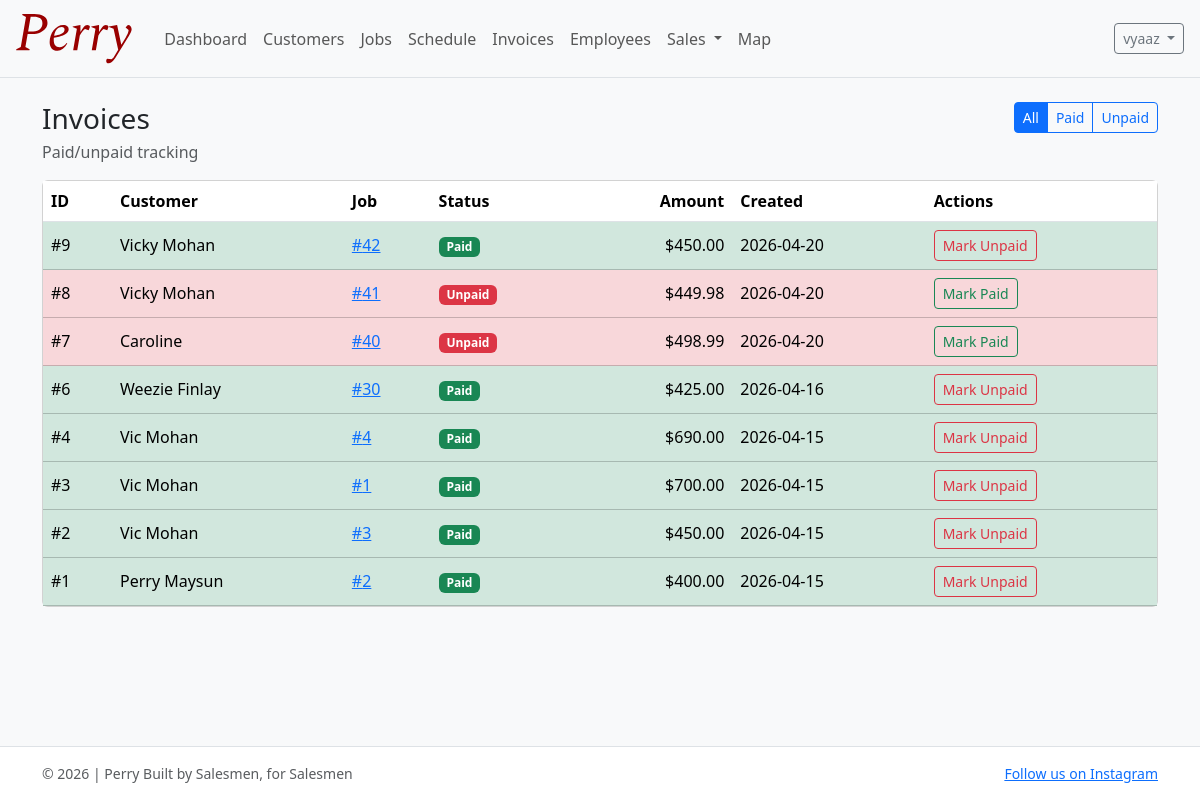
/invoices/ (signed in), run on the app's committed database.
### accounts/models.py (models this page shows, shortened)
class User(AbstractUser):
    email = models.EmailField(blank=True)
    phone_number = models.CharField(max_length=30, blank=True)
    role = models.CharField(max_length=20, choices=UserRole.choices, default=UserRole.SELLER)
    profile_image = models.ImageField(upload_to="profile_pics/", null=True, blank=True)
    commission_tier = models.CharField(
        max_length=20, choices=CommissionTier.choices, default=CommissionTier.AMATEUR
    )
    commission_override_percentage = models.DecimalField(
        max_digits=5,
        decimal_places=2,
        null=True,
        blank=True,
        help_text="If set, overrides the tier percentage (e.g. 12.5 for 12.5%).",
    )
    hire_date = models.DateField(null=True, blank=True, default=timezone.now)
    def get_full_name(self) -> str:  # type: ignore[override]
        full = f"{self.first_name} {self.last_name}".strip()
        return full or self.username

### invoices/models.py (models this page shows, shortened)
class Invoice(models.Model):
    customer = models.ForeignKey("customers.Customer", on_delete=models.PROTECT, related_name="invoices")
    job = models.OneToOneField("jobs.Job", on_delete=models.PROTECT, related_name="invoice")
    amount = models.DecimalField(max_digits=10, decimal_places=2)
    completion_date = models.DateField(null=True, blank=True)
    paid = models.BooleanField(default=False)
    created_at = models.DateTimeField(auto_now_add=True)
    class Meta:
        ordering = ["-created_at"]

### customers/models.py (models this page shows, shortened)
class Customer(models.Model):
    first_name = models.CharField(max_length=80)
    last_name = models.CharField(max_length=80)
    phone = models.CharField(max_length=30, blank=True)
    email = models.EmailField(blank=True)
    address = models.CharField(max_length=255, blank=True)
    city = models.CharField(max_length=120, blank=True)
    state = models.CharField(max_length=60, blank=True)
    zip_code = models.CharField(max_length=20, blank=True)
    notes = models.TextField(blank=True)
    first_job_date = models.DateField(null=True, blank=True)
    created_at = models.DateTimeField(auto_now_add=True)
    updated_at = models.DateTimeField(auto_now=True)
    class Meta:
        ordering = ["last_name", "first_name"]
    def __str__(self) -> str:
        return f"{self.first_name} {self.last_name}".strip()

### jobs/models.py (models this page shows, shortened)
class Job(models.Model):
    customer = models.ForeignKey("customers.Customer", on_delete=models.CASCADE, related_name="jobs")
    sale = models.OneToOneField("sales.Sale", on_delete=models.SET_NULL, null=True, blank=True, related_name="job")
    created_by = models.ForeignKey(
        settings.AUTH_USER_MODEL, on_delete=models.PROTECT, related_name="created_jobs"
    )
    assigned_cleaner = models.ForeignKey(
        settings.AUTH_USER_MODEL,
        on_delete=models.PROTECT,
        null=True,
        blank=True,
        related_name="assigned_jobs",
        limit_choices_to={"role__in": ["CLEANER", "BOTH"]},
    )
    job_type = models.CharField(max_length=30, choices=JobType.choices, default=JobType.WINDOW_WASH)
    description = models.TextField(blank=True)
    estimated_time = models.PositiveIntegerField(help_text="Minutes", default=120)  # 2 hours default
    price = models.DecimalField(max_digits=10, decimal_places=2, default=0)
    status = models.CharField(max_length=20, choices=JobStatus.choices, default=JobStatus.PENDING)
    scheduled_date = models.DateField(null=True, blank=True)
    scheduled_start_time = models.TimeField(null=True, blank=True)
    scheduled_end_time = models.TimeField(null=True, blank=True)
    completion_date = models.DateField(null=True, blank=True)
    created_at = models.DateTimeField(auto_now_add=True)
    class Meta:
        ordering = ["-created_at"]

### invoices/views.py (the view)
# urls.py: path("", invoice_list, name="invoice_list"),
@login_required
def invoice_list(request):
    status_filter = request.GET.get("status", "all")
    qs = Invoice.objects.select_related("customer", "job").order_by("-created_at")
    if status_filter == "paid":
        qs = qs.filter(paid=True)
    elif status_filter == "unpaid":
        qs = qs.filter(paid=False)
    invoices = qs[:200]
    return render(request, "invoices/invoice_list.html", {"invoices": invoices, "status_filter": status_filter})

### templates/invoices/invoice_list.html (shortened to what this page needs)
{% extends "base.html" %}
{% block content %}
  <div class="d-flex justify-content-between align-items-start gap-3 flex-wrap mb-3">
    <div>
      <h1 class="h3 mb-1">Invoices</h1>
      <div class="text-muted">Paid/unpaid tracking</div>
    </div>
    <div class="btn-group" role="group" aria-label="Invoice filter">
      <a href="?status=all" class="btn btn-sm {% if status_filter == 'all' %}btn-primary{% else %}btn-outline-primary{% endif %}">All</a>
      <a href="?status=paid" class="btn btn-sm {% if status_filter == 'paid' %}btn-primary{% else %}btn-outline-primary{% endif %}">Paid</a>
      <a href="?status=unpaid" class="btn btn-sm {% if status_filter == 'unpaid' %}btn-primary{% else %}btn-outline-primary{% endif %}">Unpaid</a>
    </div>
  </div>
  <div class="card">
    <div class="table-responsive">
      <table class="table mb-0 align-middle">
        <thead>
          <tr>
            <th>ID</th>
            <th>Customer</th>
            <th>Job</th>
            <th>Status</th>
            <th class="text-end">Amount</th>
            <th>Created</th>
            <th>Actions</th>
          </tr>
        </thead>
        <tbody>
          {% for inv in invoices %}
            <tr class="{% if inv.paid %}table-success{% else %}table-danger{% endif %}">
              <td>#{{ inv.pk }}</td>
              <td>{{ inv.customer }}</td>
              <td><a href="{% url 'job_detail' inv.job.pk %}">#{{ inv.job.pk }}</a></td>
              <td>
                {% if inv.paid %}
                  <span class="badge text-bg-success">Paid</span>
                {% else %}
                  <span class="badge text-bg-danger">Unpaid</span>
                {% endif %}
              </td>
              <td class="text-end">${{ inv.amount }}</td>
              <td>{{ inv.created_at|date:"Y-m-d" }}</td>
              <td>
                <a href="{% url 'invoice_toggle_paid' inv.pk %}" class="btn btn-sm {% if inv.paid %}btn-outline-danger{% else %}btn-outline-success{% endif %}">
                  {% if inv.paid %}Mark Unpaid{% else %}Mark Paid{% endif %}
                </a>
              </td>
            </tr>
          {% empty %}
            <tr><td colspan="7" class="text-muted py-3">No invoices yet.</td></tr>
          {% endfor %}
        </tbody>
      </table>
    </div>
  </div>
{% endblock %}

### templates/base.html (shortened to what this page needs)
{% load static %}
<!doctype html>
<html lang="en">
  <head>
    <link
      href="https://cdn.jsdelivr.net/npm/bootstrap@5.3.3/dist/css/bootstrap.min.css"
      rel="stylesheet"
    />
  </head>
  <body class="d-flex flex-column min-vh-100 bg-light">
    <nav class="navbar navbar-expand-lg bg-body-tertiary border-bottom">
      <div class="container-fluid px-3">
        <a class="navbar-brand" href="{% url 'dashboard' %}">
          <img src="{% static 'images/PerryLogoOfficial.svg' %}" alt="Perry" height="50" class="d-inline-block align-text-top me-2" />
        </a>
        <div class="collapse navbar-collapse" id="navbarMain">
          <ul class="navbar-nav me-auto mb-2 mb-lg-0">
            <li class="nav-item">
              <a class="nav-link" href="{% url 'dashboard' %}">Dashboard</a>
            </li>
            <li class="nav-item">
              <a class="nav-link" href="{% url 'customer_list' %}">Customers</a>
            </li>
            <li class="nav-item">
              <a class="nav-link" href="{% url 'job_list' %}">Jobs</a>
            </li>
            <li class="nav-item">
              <a class="nav-link" href="{% url 'schedule_list' %}">Schedule</a>
            </li>
            <li class="nav-item">
              <a class="nav-link" href="{% url 'invoice_list' %}">Invoices</a>
            </li>
            {% if user.is_authenticated %}
              <li class="nav-item">
                <a class="nav-link" href="{% url 'employees_list' %}">Employees</a>
              </li>
            {% endif %}
            {% if user.is_authenticated %}
              <li class="nav-item dropdown">
                <a class="nav-link dropdown-toggle" href="#" role="button" data-bs-toggle="dropdown" aria-expanded="false">
                  Sales
                </a>
              </li>
            {% endif %}
            <li class="nav-item">
              <a class="nav-link" href="{% url 'map' %}">Map</a>
            </li>
          </ul>
          <div class="d-flex gap-2">
            {% if user.is_authenticated %}
              <div class="dropdown">
                <button class="btn btn-outline-secondary btn-sm dropdown-toggle" data-bs-toggle="dropdown">
                  {{ user.get_full_name|default:user.username }}
                </button>
              </div>
            {% else %}
              <a class="btn btn-outline-secondary btn-sm" href="{% url 'register' %}">Sign Up</a>
              <a class="btn btn-primary btn-sm" href="{% url 'login' %}">Login</a>
            {% endif %}
          </div>
        </div>
      </div>
    </nav>
    <main class="flex-grow-1">
      <div class="container py-4">
        {% block content %}{% endblock %}
      </div>
    </main>
    <footer class="border-top bg-white">
      <div class="container py-3 small text-muted d-flex justify-content-between gap-3 flex-wrap">
        <span>&copy; {% now "Y" %} | Perry Built by Salesmen, for Salesmen</span>
        <span><a href="https://www.instagram.com/collegiatecleanersllc" target="_blank">Follow us on Instagram</a></span>
      </div>
    </footer>
  </body>
</html>

### data on the page
User: get_full_name "vyaaz"
Invoice: pk "9", customer "Vicky Mohan", job.pk "42", paid "Paid", amount "450.00", created_at "2026-04-20"
Invoice: pk "8", customer "Vicky Mohan", job.pk "41", paid "Unpaid", amount "449.98", created_at "2026-04-20"
Invoice: pk "7", customer "Caroline", job.pk "40", paid "Unpaid", amount "498.99", created_at "2026-04-20"
Invoice: pk "6", customer "Weezie Finlay", job.pk "30", paid "Paid", amount "425.00", created_at "2026-04-16"
Invoice: pk "4", customer "Vic Mohan", job.pk "4", paid "Paid", amount "690.00", created_at "2026-04-15"
Invoice: pk "3", customer "Vic Mohan", job.pk "1", paid "Paid", amount "700.00", created_at "2026-04-15"
Invoice: pk "2", customer "Vic Mohan", job.pk "3", paid "Paid", amount "450.00", created_at "2026-04-15"
Invoice: pk "1", customer "Perry Maysun", job.pk "2", paid "Paid", amount "400.00", created_at "2026-04-15"
